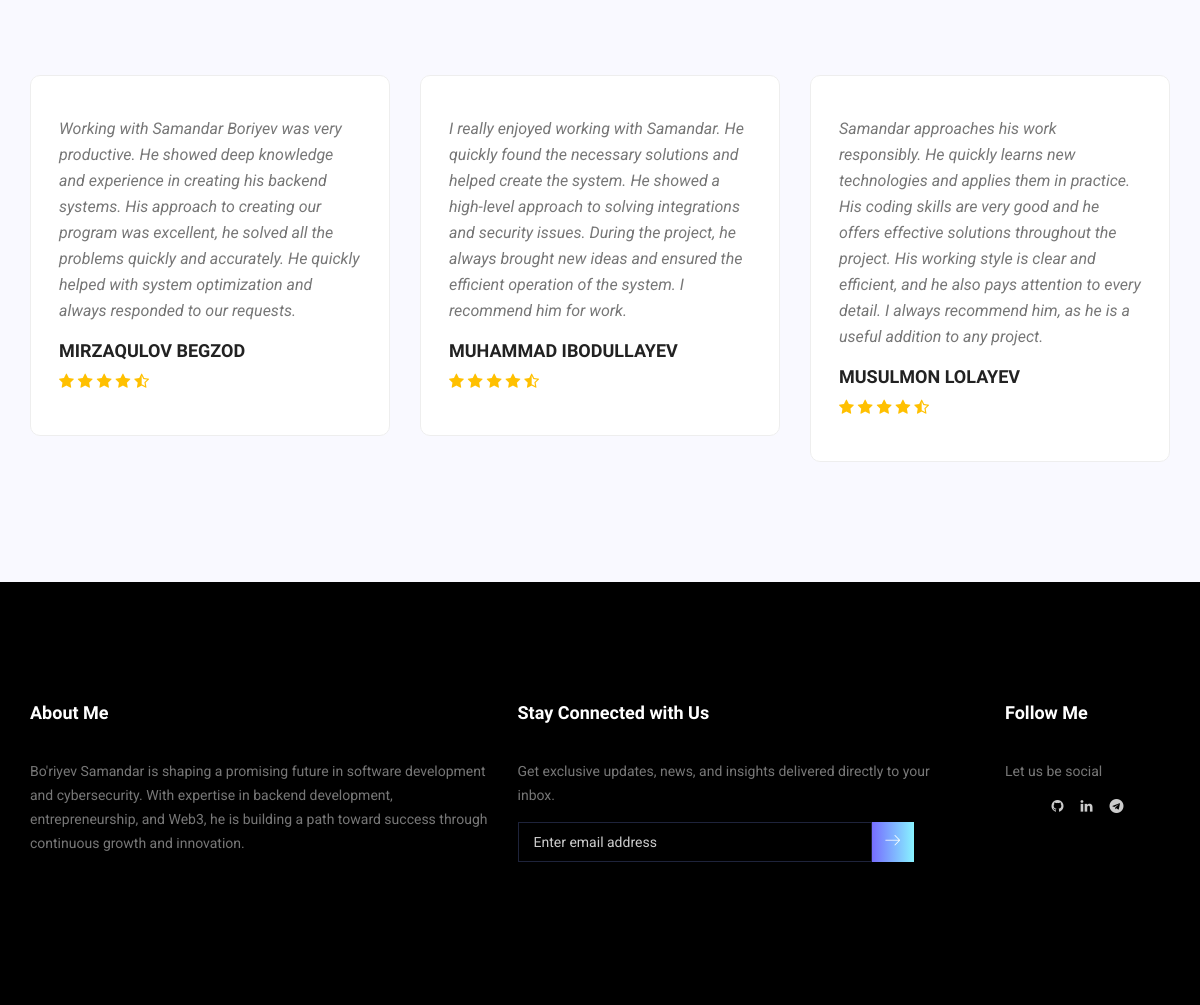
The app's page /about (lower part), older data.
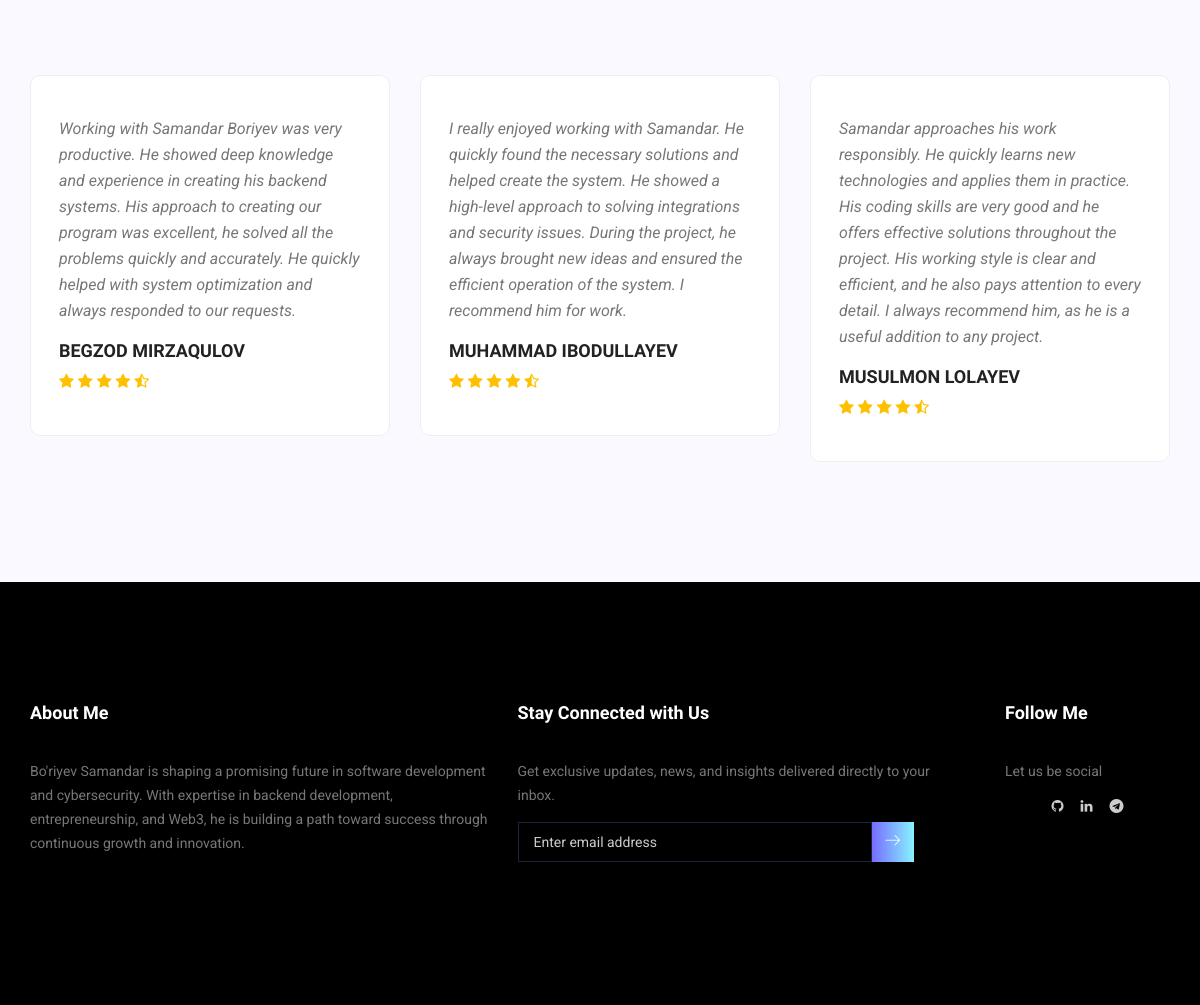
The same page, newer data.
### portfolio/models.py (models this page shows, shortened)
class Testimonial(models.Model):
    user = models.ForeignKey(User, related_name="testimonials", on_delete=models.CASCADE)
    client_name = models.CharField(max_length=100)
    content = models.TextField()

### portfolio/views.py (the view)
# urls.py: path('about', views.about, name='about'),
def about(request):
    user = User.objects.first()
    skills = Skill.objects.all()
    testimonials = Testimonial.objects.all()
    context = {
        'user': user,
        'skills': skills,
        'testimonials': testimonials,
    }
    return render(request, 'about-us.html', context)

### templates/about-us.html (shortened to what this page needs)
{% extends 'base.html' %}
{% load static %}
{% block content %}
<link rel="stylesheet" href="{% static 'css/about.css' %}">
<section class="testimonials_area p_120">
    <div class="container">
        <div class="testi_inner">
            <div class="testi_slider owl-carousel">
                {% for testimonial in testimonials %}
                <div class="item">
                    <div class="testi_item">
                        <p>{{ testimonial.content }}</p>
                        <h4>{{ testimonial.client_name }}</h4>
                        <a href="#"><i class="fa fa-star"></i></a>
                        <a href="#"><i class="fa fa-star"></i></a>
                        <a href="#"><i class="fa fa-star"></i></a>
                        <a href="#"><i class="fa fa-star"></i></a>
                        <a href="#"><i class="fa fa-star-half-o"></i></a>
                    </div>
                </div>
                {% endfor %}
            </div>
        </div>
    </div>
</section>
{% endblock %}

Row changes from the older to the newer data that the page shows:
changed Testimonial: client_name "MIRZAQULOV BEGZOD" → "BEGZOD MIRZAQULOV"
